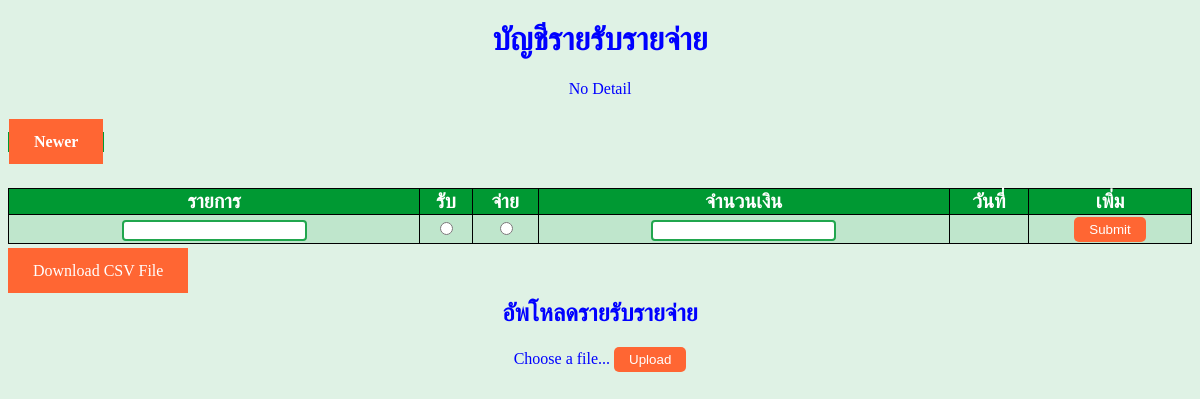
The app's page /2/, older data.
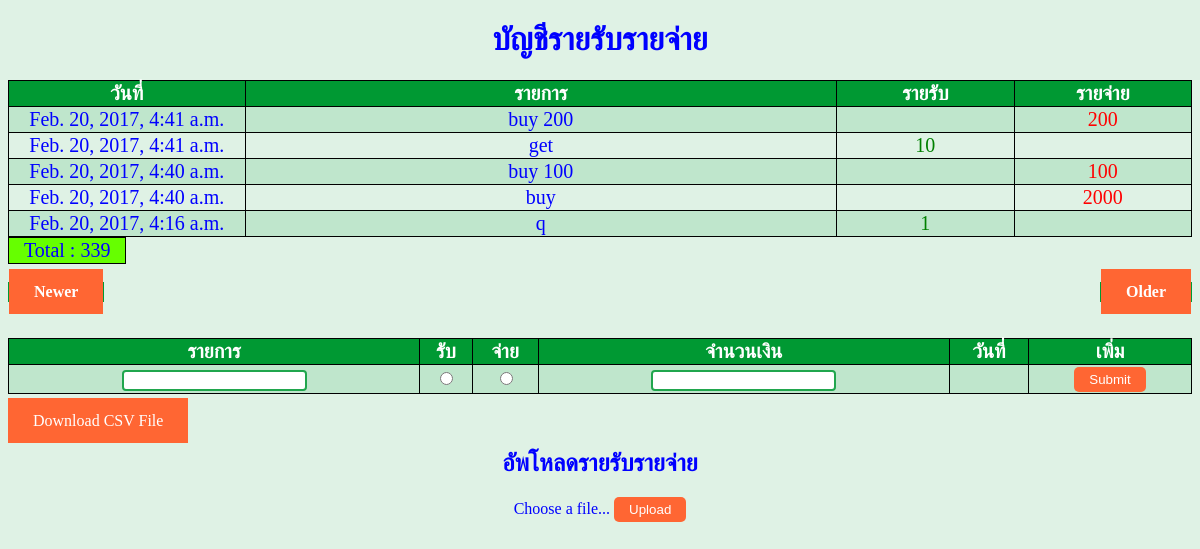
The same page, newer data.
### savemoney/models.py (models this page shows, shortened)
class SaveMoney(models.Model):
    detail = models.CharField(max_length=200)
    money = models.IntegerField(default=0)
    dateTime = models.DateTimeField('date published')
    def get_abs(self):
        return abs(self.money)

### savemoney/views.py (the view)
# urls.py: url(r'^(?P<page>[0-9]+)/$', views.detail, name='detail'),
def detail(request, page=1):
    latest_detail_list = SaveMoney.objects.order_by('-dateTime')[(int(page)-1)*5:int(page)*5]
    total=0
    count=0
    all_detail_list = SaveMoney.objects.order_by('-dateTime')[:]
    for i in  all_detail_list:
    	total += i.money
    	count += 1
    lastPage = int((count-1)/5+1)
    context = {'latest_detail_list': latest_detail_list,
    			 	'total':total,
    			 	'page':int(page),
    			 	'lastPage':lastPage}
    return render(request, 'savemoney/showdetail.html', context)

### savemoney/templates/savemoney/showdetail.html (shortened to what this page needs)
{% load static %}
 <!DOCTYPE html>
<html>
<head>
<link rel="stylesheet" type="text/css" href="{% static 'savemoney/style.css' %}" />
</head>
<body>
<h1>บัญชีรายรับรายจ่าย</h1>
{% if latest_detail_list %}
	<table class="table1" >
	<tr>
	    <th width="20%">วันที่</th>
	    <th>รายการ</th>
	    <th width="15%">รายรับ</th>
	    <th width="15%">รายจ่าย</th>
	</tr>
    {% for SaveMoney in latest_detail_list %}
    <tr>
    	<td>{{SaveMoney.dateTime}}</td>
        <td>{{ SaveMoney.detail }}</td>
        {% if SaveMoney.money >= 0 %}
        	<div class="income"><td><font color="green">{{SaveMoney.money}}</font></td>
        	<td></td></div>
        {% else %}
        	<div class="out"><td></td>
        	<td><font color="red">{{SaveMoney.get_abs}}</font></td></div>
        {% endif %}
    </tr>
    {% endfor %}
    </table>
    <table class="total">
    	<tr ><td >Total : {{total}} </td></tr>
    </table>
{% else %}
    <p>No Detail</p>
{% endif %}
<br>
<table class="changePage">
{% if page > 1 %}
		<th class="left"><a href="{% url 'SaveMoney:newerPage' page %}">Newer</a></th>
{% endif %}
{% if page < lastPage %}
		<th class="right"><a href="{% url 'SaveMoney:olderPage' page %}">Older </a></th>
{% endif %}
</table>
<br>
<br>
<table class="saveDetail">
    <tr>
        <th> รายการ </th>
        <th> รับ</th>
        <th> จ่าย</th>
        <th> จำนวนเงิน</th>
        <th> วันที่</th>
        <th> เพิ่ม</th>
    </tr>
    <form action="{% url 'SaveMoney:saveDatailtoModel' %}" method="post" target="_self">
    <tr>
        <td><input type="text" name="detail"> </td>
        <td> <input type="radio" name="moneyType" value="income"> </td>
        <td> <input type="radio" name="moneyType" value="out"> </td>
        <td> <input type="number" name="moneyValue"> </td>
        <td>  </td>
        <td> <input type="submit" value="Submit"> </td>
    </tr></form>
</table>
<br>
<div class="downloadCSVFile"><a href="{% url 'SaveMoney:downloadCSVFile' %}">Download CSV File</a></div>
<h2>อัพโหลดรายรับรายจ่าย </h2>
<form  action="{% url 'SaveMoney:saveCSVFile' %}" method="post" enctype="multipart/form-data">
    <label for="csvFile">Choose a file... </label>
    <input type="submit" value="Upload" />
</form>
</body>
</html>

Row changes from the older to the newer data that the page shows:
added SaveMoney: dateTime "Feb. 20, 2017, 4:41 a.m.", detail "buy 200", get_abs "200"
added SaveMoney: dateTime "Feb. 20, 2017, 4:41 a.m.", detail "get", money "10"
added SaveMoney: dateTime "Feb. 20, 2017, 4:40 a.m.", detail "buy 100", get_abs "100"
added SaveMoney: dateTime "Feb. 20, 2017, 4:40 a.m.", detail "buy", get_abs "2000"
added SaveMoney: dateTime "Feb. 20, 2017, 4:16 a.m.", detail "q", money "1"
Text that changed along with them:
{{ total }}: (not shown) → "339"
text no longer shown: "No Detail"
text now shown: "วันที่ รายการ รายรับ รายจ่าย Total : Older"
